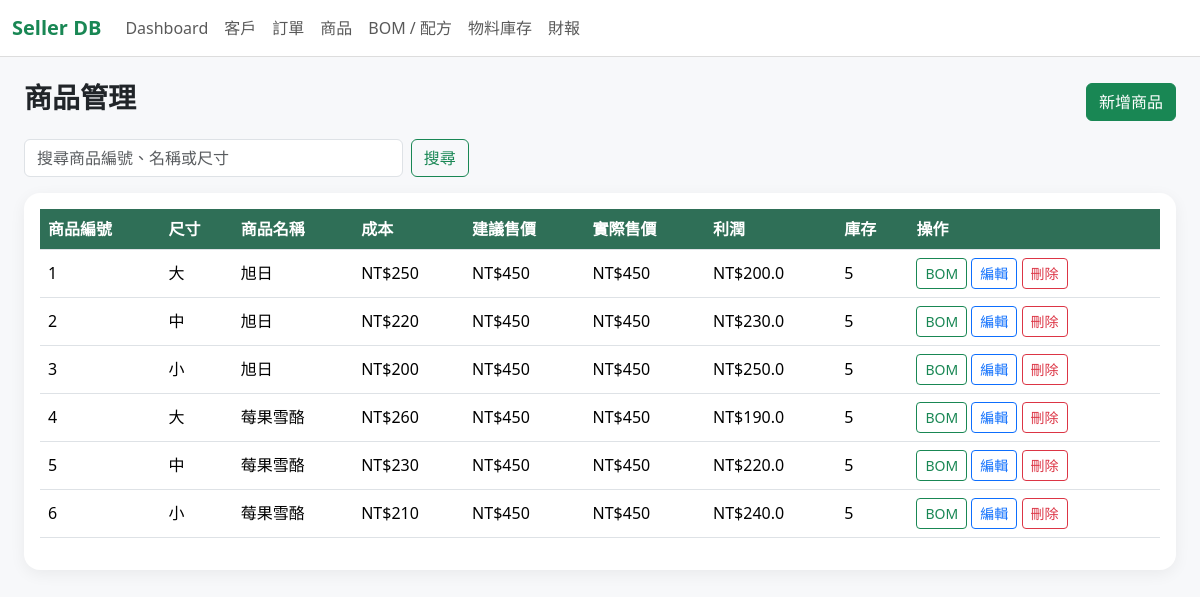
Page /products on the committed database.
### tables this page shows
CREATE TABLE PRODUCT (iID TEXT PRIMARY KEY UNIQUE, size TEXT, i_name TEXT, cost TEXT, suggested_price TEXT, real_price TEXT, profits TEXT, available TEXT);

### app.py (the view)
@app.route("/products")
def products():
    q = request.args.get("q", "").strip()
    db = get_db()
    base_sql = '''
        SELECT *,
               CAST(COALESCE(NULLIF(real_price, ''), '0') AS REAL) - CAST(COALESCE(NULLIF(cost, ''), '0') AS REAL) AS profits_calc
        FROM PRODUCT
        WHERE TRIM(COALESCE(iID, '')) != ''
    '''
    if q:
        rows = db.execute(base_sql + " AND (i_name LIKE ? OR size LIKE ? OR iID LIKE ?) ORDER BY CAST(iID AS INTEGER), iID", (f"%{q}%", f"%{q}%", f"%{q}%")).fetchall()
    else:
        rows = db.execute(base_sql + " ORDER BY CAST(iID AS INTEGER), iID").fetchall()
    return render_template("products.html", products=rows, q=q)

### app.py (called while the page is built)
def get_db():
    if "db" not in g:
        g.db = sqlite3.connect(DB_PATH)
        g.db.row_factory = sqlite3.Row
        g.db.execute("PRAGMA foreign_keys = ON")
    return g.db

@app.before_request
def setup_database():
    init_db()

### templates/products.html
{% extends "base.html" %}
{% block content %}
<div class="d-flex justify-content-between align-items-center mb-3">
    <h3 class="fw-bold">商品管理</h3>
    <a class="btn btn-success" href="{{ url_for('product_new') }}">新增商品</a>
</div>
<form class="row g-2 mb-3">
    <div class="col-md-4">
        <input class="form-control" name="q" value="{{ q }}" placeholder="搜尋商品編號、名稱或尺寸">
    </div>
    <div class="col-auto">
        <button class="btn btn-outline-success">搜尋</button>
    </div>
</form>
<div class="card p-3">
    <div class="table-responsive">
        <table class="table table-hover align-middle">
            <thead>
            <tr>
                <th>商品編號</th>
                <th>尺寸</th>
                <th>商品名稱</th>
                <th>成本</th>
                <th>建議售價</th>
                <th>實際售價</th>
                <th>利潤</th>
                <th>庫存</th>
                <th>操作</th>
            </tr>
            </thead>
            <tbody>
            {% for p in products %}
            <tr>
                <td>{{ p.iID }}</td>
                <td>{{ p.size }}</td>
                <td>{{ p.i_name }}</td>
                <td>NT${{ p.cost }}</td>
                <td>NT${{ p.suggested_price }}</td>
                <td>NT${{ p.real_price }}</td>
                <td>NT${{ p.profits_calc }}</td>
                <td>
                    {% if p.available|int <= 1 %}
                        <span class="badge text-bg-danger">{{ p.available }}</span>
                    {% else %}
                        {{ p.available }}
                    {% endif %}
                </td>
                <td>
                    <a class="btn btn-sm btn-outline-success" href="{{ url_for('recipes') }}?product_key={{ p.iID }}">BOM</a>
                    <a class="btn btn-sm btn-outline-primary" href="{{ url_for('product_edit', iID=p.iID) }}">編輯</a>
                    <form class="action-form" method="post" action="{{ url_for('product_delete', iID=p.iID) }}" onsubmit="return confirm('確定刪除？')">
                        <button class="btn btn-sm btn-outline-danger">刪除</button>
                    </form>
                </td>
            </tr>
            {% else %}
            <tr><td colspan="9" class="text-center text-muted">沒有資料</td></tr>
            {% endfor %}
            </tbody>
        </table>
    </div>
</div>
{% endblock %}

### templates/base.html (shortened to what this page needs)
<!doctype html>
<html lang="zh-Hant">
<head>
    <link href="https://cdn.jsdelivr.net/npm/bootstrap@5.3.3/dist/css/bootstrap.min.css" rel="stylesheet">
    <link href="{{ url_for('static', filename='style.css') }}" rel="stylesheet">
</head>
<body>
<nav class="navbar navbar-expand-lg bg-white sticky-top">
    <div class="container-fluid">
        <a class="navbar-brand fw-bold text-success" href="{{ url_for('dashboard') }}">Seller DB</a>
        <div class="collapse navbar-collapse" id="navbarMenu">
            <ul class="navbar-nav me-auto">
                <li class="nav-item"><a class="nav-link" href="{{ url_for('dashboard') }}">Dashboard</a></li>
                <li class="nav-item"><a class="nav-link" href="{{ url_for('customers') }}">客戶</a></li>
                <li class="nav-item"><a class="nav-link" href="{{ url_for('orders') }}">訂單</a></li>
                <li class="nav-item"><a class="nav-link" href="{{ url_for('products') }}">商品</a></li>
                <li class="nav-item"><a class="nav-link" href="{{ url_for('recipes') }}">BOM / 配方</a></li>
                <li class="nav-item"><a class="nav-link" href="{{ url_for('materials') }}">物料庫存</a></li>
                <li class="nav-item"><a class="nav-link" href="{{ url_for('reports') }}">財報</a></li>
            </ul>
        </div>
    </div>
</nav>
<main class="container-fluid px-4 py-4">
    {% block content %}{% endblock %}
</main>
</body>
</html>

### static/style.css (style rules this page uses)
body { background: #f7f8fa; }
.navbar { border-bottom: 1px solid #ddd; }
.card { border: 0; border-radius: 16px; box-shadow: 0 4px 16px rgba(0,0,0,.06); }
.table thead th { background: #2f6f57; color: white; vertical-align: middle; }
.action-form { display: inline; }

### rows in the picture
PRODUCT: iID "1", size "大", i_name "旭日", cost "250", suggested_price "450", real_price "450", profits_calc "200.0", available "5"
PRODUCT: iID "2", size "中", i_name "旭日", cost "220", suggested_price "450", real_price "450", profits_calc "230.0", available "5"
PRODUCT: iID "3", size "小", i_name "旭日", cost "200", suggested_price "450", real_price "450", profits_calc "250.0", available "5"
PRODUCT: iID "4", size "大", i_name "莓果雪酪", cost "260", suggested_price "450", real_price "450", profits_calc "190.0", available "5"
PRODUCT: iID "5", size "中", i_name "莓果雪酪", cost "230", suggested_price "450", real_price "450", profits_calc "220.0", available "5"
PRODUCT: iID "6", size "小", i_name "莓果雪酪", cost "210", suggested_price "450", real_price "450", profits_calc "240.0", available "5"
